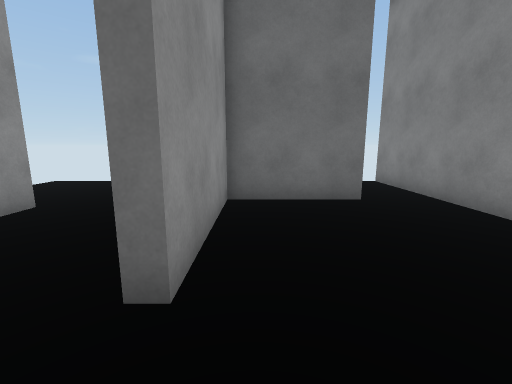
[1] (above)

23 first-person views from a walk through a scene from a Unity 3-D project. The camera is 1.3 m above the floor, tilts 10° down and sees 90° across. Doors are open. The floor is counted in squares, 1 m on a side. Each view is taken from the middle of a square. On the plan, view 1 faces up. The plan holds only what a view shows up to about 13 squares ahead; the rest is blank. The place goes on beyond the plan. The player is left out.

[2]
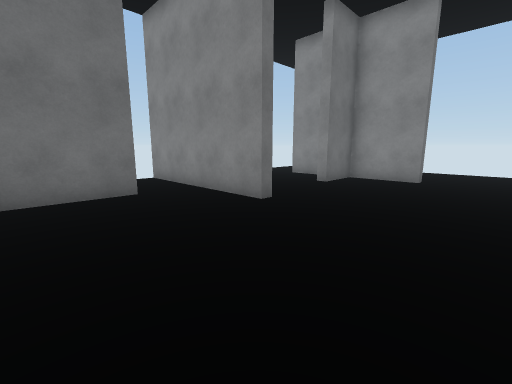

[3]
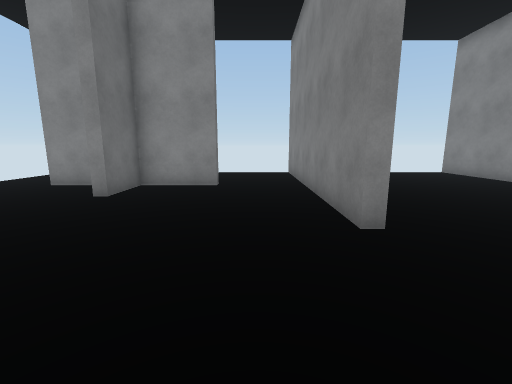

[4]
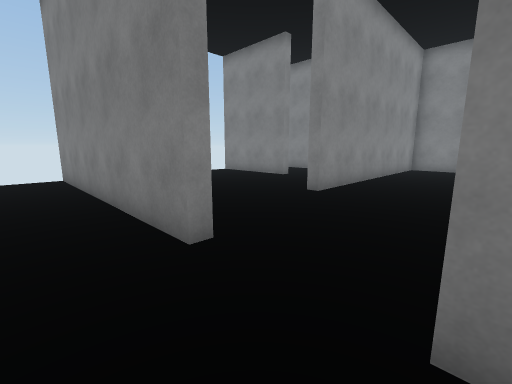

[5]
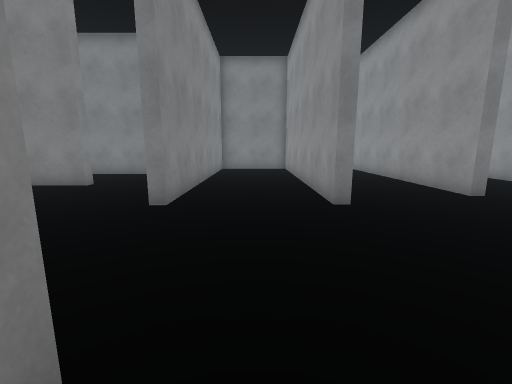

[6]
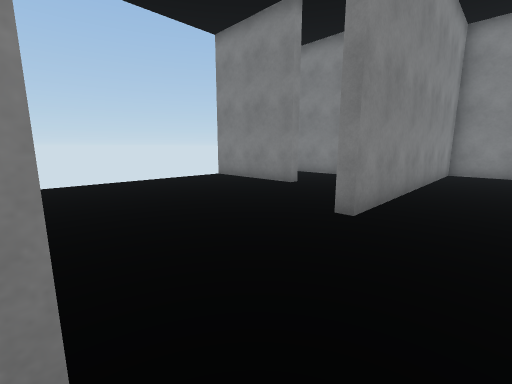

[7]
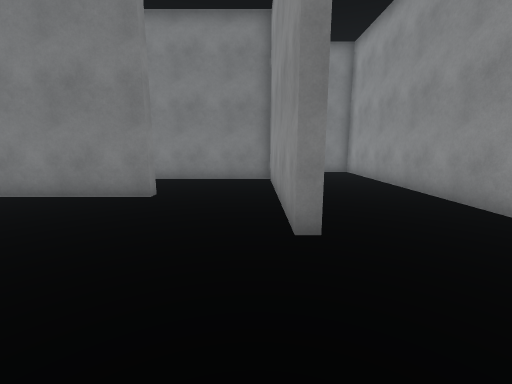

[8]
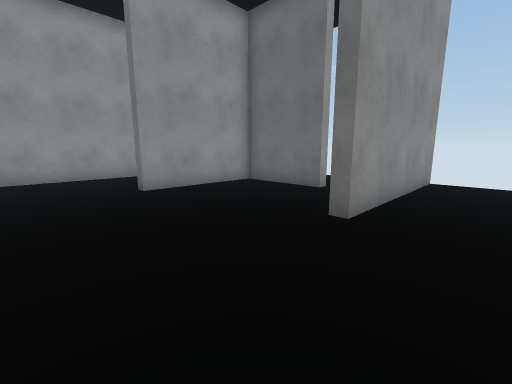

[9]
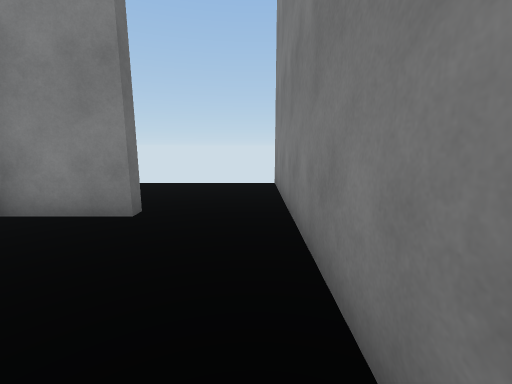

[10]
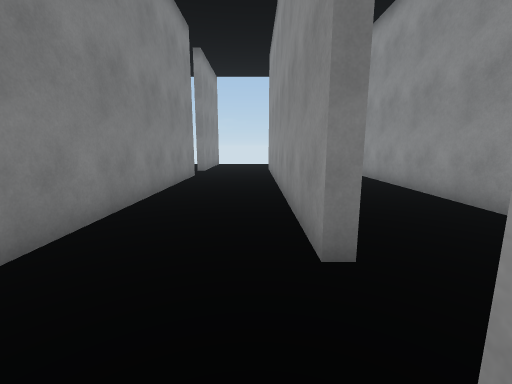

[11]
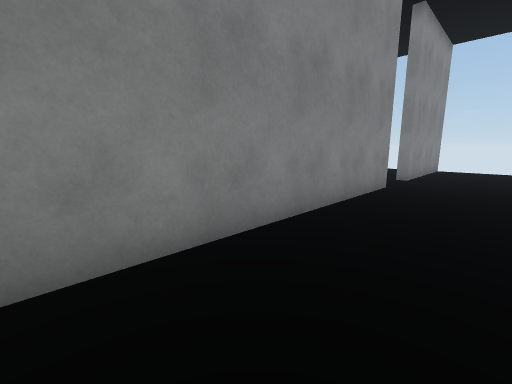

[12]
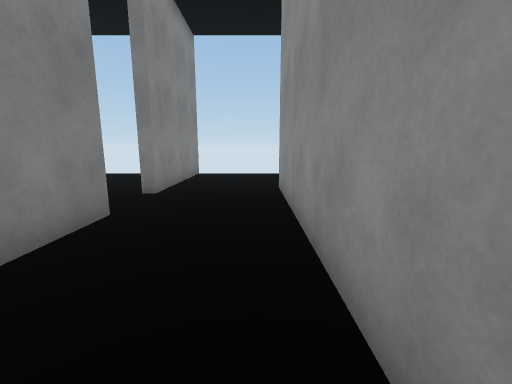

[13]
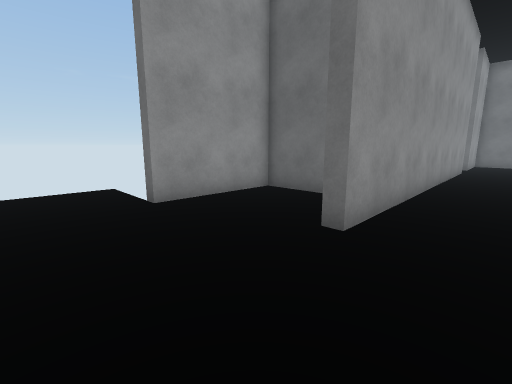

[14]
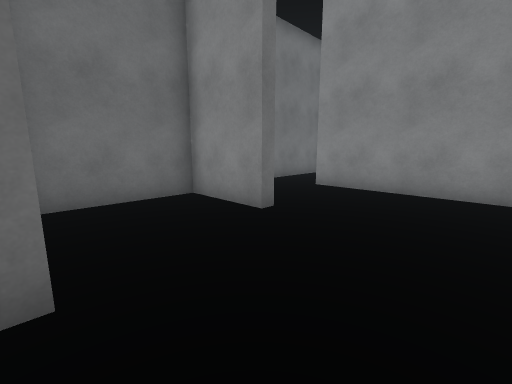

[15]
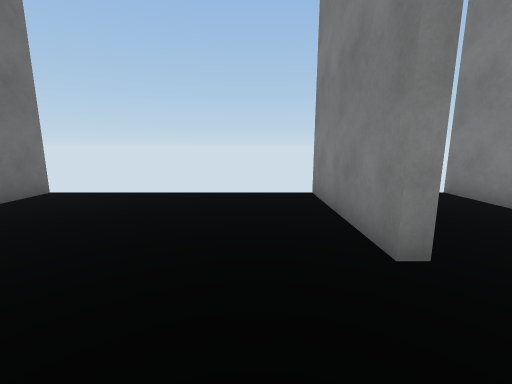

[16]
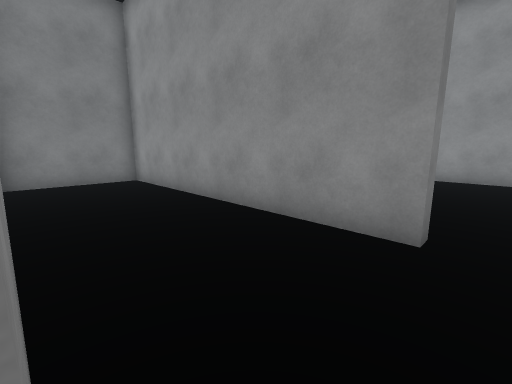

[17]
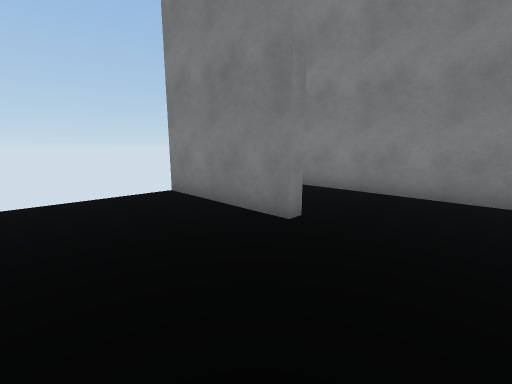

[18]
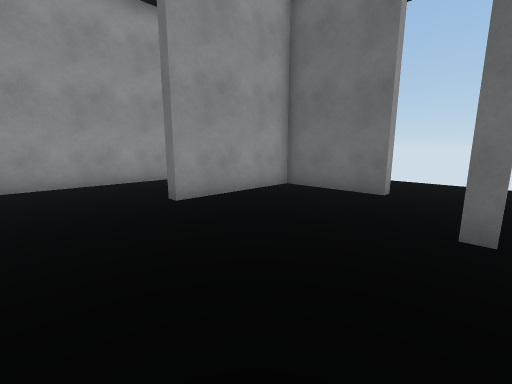

[19]
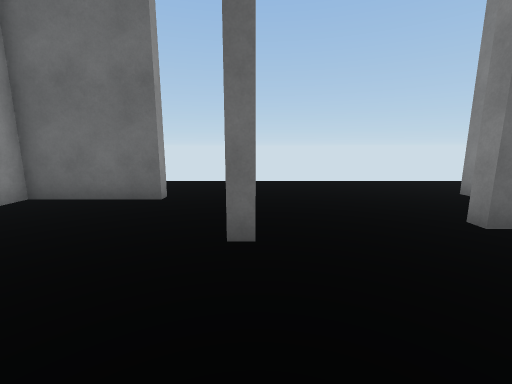

[20]
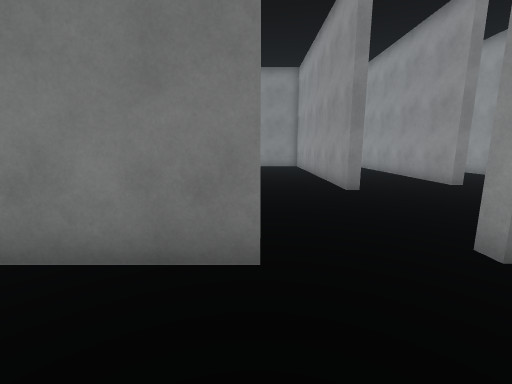

[21]
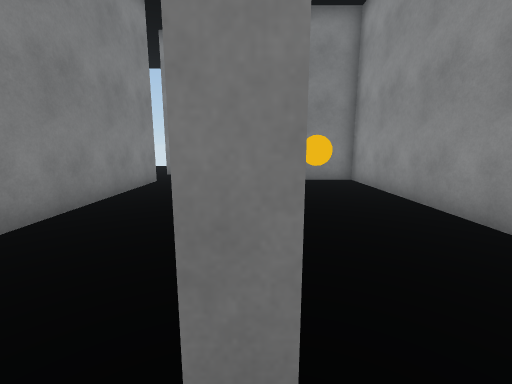

[22]
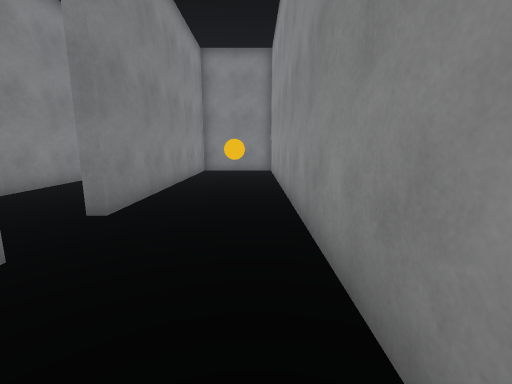

[23]
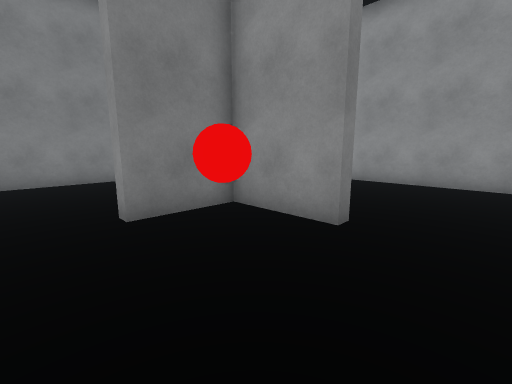

### Floor plan
Points are (right, up) in squares from view 1. A wall is a line through its corners. A room is listed if a view was taken in it or the views show most of it. See-through windows are left out.
Room 1 (views 1, 2, 3, 4, 5, 6, 7, 8, 9, 10, 11, 12, 13, 14, 15, 16, 17, 18, 19, 20, 21, 22)
walls: (2.8, -6.7) (3.2, -6.7) (3.2, -16.4) (7, -16.4) (7, -6.7) (7.4, -6.7) (7.4, -13); (6, -2.1) (6, -1.7) (15.2, -1.7); (7.4, -13.5) (15.4, -13.5); (10.7, -10.1) (10.7, -9.6) (15.2, -9.6); (-4.8, -11) (-4.8, -17.2) (-3, -17.2); (2.8, -16.9) (2.8, -7.6); (11.1, 1.3) (10.7, 1.3) (10.7, 3.9) (8.7, 3.9) (8.7, 4.4); (-1.2, -16.1) (-1.2, -7.8) (-0.8, -7.8) (-0.8, -20.3) (-1.2, -20.3) (-1.2, -17.6) (-4.8, -17.6) (-4.8, -21.5) (-5.2, -21.5); (2.6, 6.8) (2.6, 6.3) (-0.8, 6.3) (-0.8, 2) (-1.1, 2); (15.2, -2.1) (13.8, -2.1); (10.7, 5.5) (10.7, 7.1) (11.1, 7.1); (-4.8, 5.5) (-4.8, -1); (13.5, 4.3) (13.5, 3.9); (5, 9.9) (5, 3.4) (4.6, 3.4) (4.6, 7.4); (2.8, -24.8) (2.8, -19.2) (3.2, -19.2)
ways out: opening at (11, 8.5) to room 2; opening at (14.5, 4) to room 2; opening at (-5, 6.2); opening at (3, -18.5); opening at (3.5, 6.5); open door at (-5, -8); gap at (15, -14); gap at (15, -10); gap at (15, -2)
objects: ball (-3, -16) to (-3, -15)
Room 2 (view 23)
walls: (11.1, 7.1) (11.1, 4.3) (13.5, 4.3)
ways out: opening at (11, 8.5) to room 1; opening at (14.5, 4) to room 1
objects: red ball (12, 5) to (13, 6)

Positions as (right, up) in squares from view 1, and headings:
1: (0, 0), facing up
2: (0, -1), facing up-right
3: (2, 0), facing right
4: (3, 0), facing down-right
5: (5, -1), facing down
6: (5, -2), facing down-right
7: (8, -3), facing down
8: (7, -1), facing up-left
9: (6, -1), facing right
10: (0, -5), facing down
11: (0, -8), facing down-right
12: (0, -12), facing down
13: (1, -24), facing up-left
14: (-5, -24), facing up-right
15: (8, -8), facing right
16: (7, -6), facing down-left
17: (8, -6), facing down-right
18: (5, -1), facing up-left
19: (5, 0), facing up
20: (6, 1), facing down
21: (-1, -7), facing down
22: (-4, -3), facing down
23: (15, 9), facing down-left
